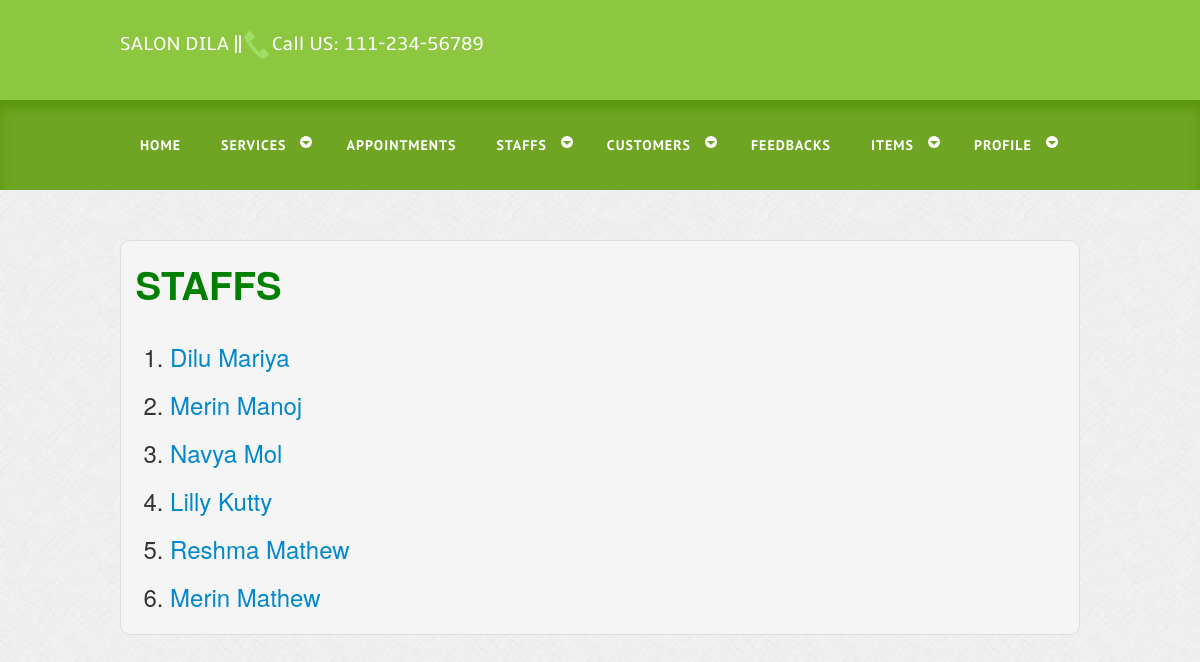
The page /admin_staff_view.php (signed in) on the database its author committed.
### tables this page shows
CREATE TABLE `tbl_registration` (
  `Reg_id` int(2) NOT NULL,
  `F_name` varchar(50) NOT NULL,
  `L_name` varchar(50) NOT NULL,
  `Gender` varchar(10) NOT NULL,
  `House_name` varchar(70) NOT NULL,
  `City` varchar(20) NOT NULL,
  `Dis_id` int(15) NOT NULL,
  `Mobile` varchar(15) NOT NULL,
  `Email` varchar(30) NOT NULL,
  `Image` varchar(50) NOT NULL,
  `Status` int(2) NOT NULL
);

### admin_staff_view.php (the view, shortened to what this page needs)
<?php
include 'admin_header.php';
include 'dbconnect.php';
?>
<h1><font color="green">STAFFS</h1></font>
	<?php
$res1=mysqli_query($con,"SELECT * FROM `tbl_registration` where `Status`=2");
$row1=mysqli_fetch_array($res1);
if(empty($row1))
{
	echo "<br><br><center><font color=red size=3>No Staffs Are Added Yet!!!</font></center>";
}
else
{
?>
<table>
          <td><font size=5>
		  <?php
		  $res=mysqli_query($con,"SELECT * FROM `tbl_registration` where `Status`=2");
		  $i=1;
		  while($row=mysqli_fetch_array($res))
		  {
	  echo "<br>".$i. ". ";
		  ?>
		 <a href= "view_staff.php?uid=<?php echo $row['Reg_id'];?>"<?php echo $row['Reg_id'];?>>	  <?php echo $row['F_name']; ?>&nbsp<?php echo $row['L_name']; ?></a><br>
		  <?php
		  $i++;
}}
		  ?></a>
		  </td>
          </tr></table>

### css/style.css (style rules this page uses)
html,body,div,span,applet,object,iframe,h1,h2,h3,h4,h5,h6,p,blockquote,pre,a,abbr,acronym,address,big,cite,code,del,dfn,em,img,ins,kbd,q,s,samp,small,strike,strong,sub,sup,tt,var,b,u,i,dl,dt,dd,ol,nav ul,nav li,fieldset,form,label,legend,table,caption,tbody,tfoot,thead,tr,th,td,article,aside,canvas,details,embed,figure,figcaption,footer,header,hgroup,menu,nav,output,ruby,section,summary,time,mark,audio,video { margin:0;padding:0;border:0;font-size:100%;font:inherit;vertical-align:baseline; }
table { border-collapse:collapse;border-spacing:0; }
a { text-decoration:none; }
body { font-family: Arial, Helvetica, sans-serif; background:url(../images/body_bg.jpg); }

### admin_staff_view.php (style rules this page uses)
table { border-collapse: collapse; width: 100%; }
th, td { text-align: left; padding: 8px; }

### rows shown on the page
tbl_registration: F_name "Dilu", L_name "Mariya"
tbl_registration: F_name "Merin", L_name "Manoj"
tbl_registration: F_name "Navya", L_name "Mol"
tbl_registration: F_name "Lilly", L_name "Kutty"
tbl_registration: F_name "Reshma", L_name "Mathew"
tbl_registration: F_name "Merin", L_name "Mathew"
